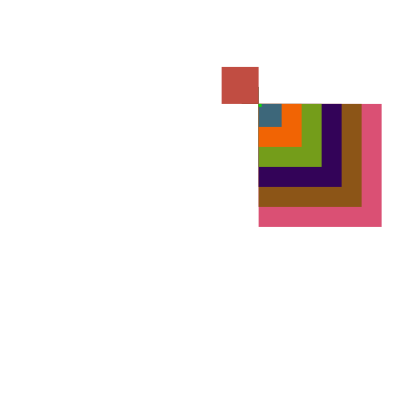
Frame 1 (no input)
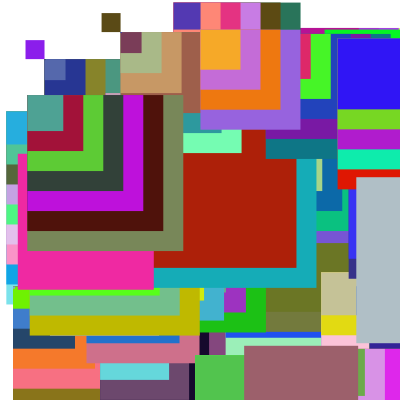
Frame 60 (the mouse pressed at the canvas centre just before this capture)
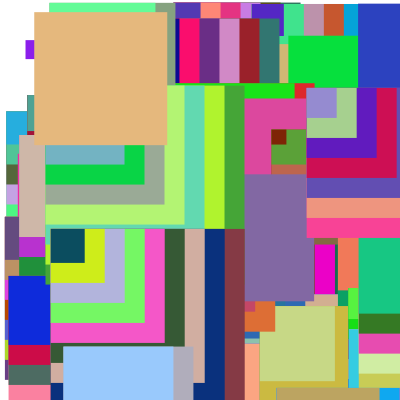
Frame 120 (the mouse held since frame 60 and released just before this capture)

The Processing sketch that drew these frames (run headless with seeded random() and noise(); from frame 60 on, the mouse is pressed at the canvas centre):

// Processing sketch: processing_146852
// ── processing_146852.pde

void setup() {
  size(400,400);
  background(255); 
  smooth();
  noStroke();
  frameRate(5);
}
 
void draw() {
  int i;
  many_rects(random(width),random(height),
  int(random(1,10)),int(random(100,200)));
}
 
void many_rects (float x, float y, int step, int d) {
  for (int i = 0; i < step; i += 1) {
  fill(random(255),random(255),random(255),255);
  rect(x,y,d-20*i,d-20*i);
 }
}
